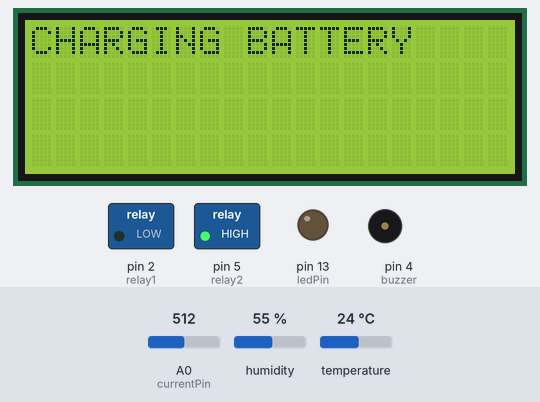
Bench run of a sketch on a simulated Arduino Uno, built with avr-gcc and run on an emulated ATmega328P. Parts: 20×4 character LCD, switched loads named in the sketch (green lamp = pin HIGH), output pins drawn as LEDs (lit = HIGH), buzzer (waves = sounding, pin HIGH). The test bench sets the inputs (shaded band); at power-on: temperature 24 °C, A0 (currentPin) = 512, humidity 55 %. What the sketch prints to the serial monitor is not drawn.

Above: at 5.3 s.
5.4 s: temperature set to 39 °C
7.5 s: temperature set to 42 °C
At 8.9 s:
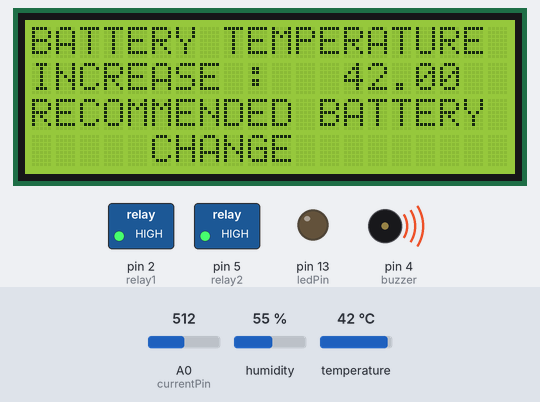
10.1 s: temperature set to 12 °C
At 11.8 s:
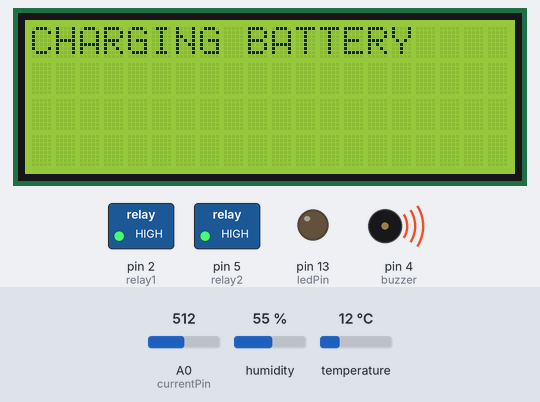
12.1 s: A0 (currentPin) set to 501
At 13.2 s:
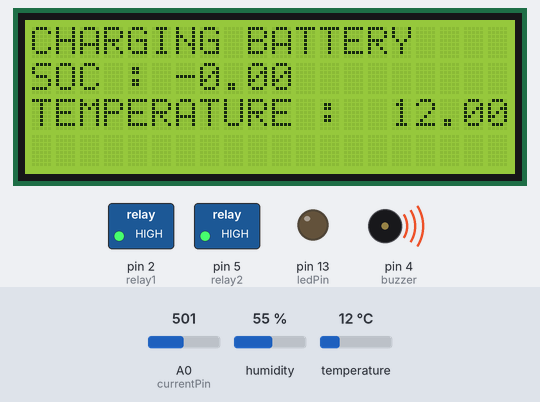
14.3 s: A0 (currentPin) set to 306
At 16.0 s:
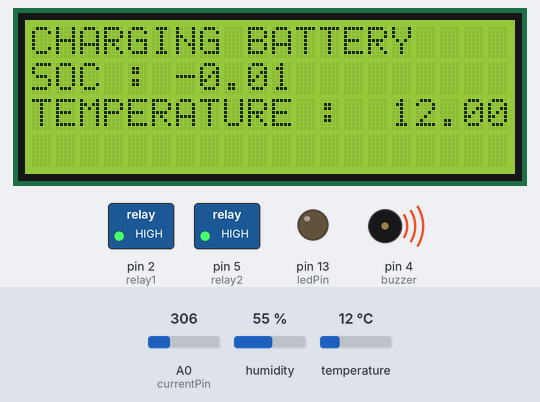
19.5 s: A0 (currentPin) set to 80
At 22.4 s:
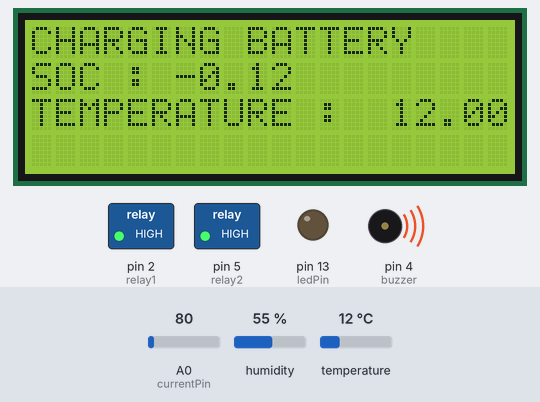
Timing chart, 0 to 22.7 s (numbered marks = the images above; inputs shaded):
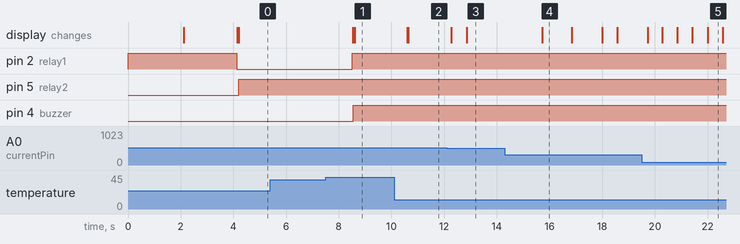

The sketch:

soc_R5_final.ino
```cpp
#include <Wire.h>
#include <LiquidCrystal_I2C.h>
#include "DHT.h"
#define DHTPIN 3
#define DHTTYPE DHT11
#include <SoftwareSerial.h>
SoftwareSerial espSerial(6, 7);
const int buzzer = 4;
DHT dht(DHTPIN, DHTTYPE);
LiquidCrystal_I2C lcd(0x27,20,4);

// voltage sensor input "ANALOG_IN_PIN" A1
// current sensor input "currentPin" A0
// buzzer "buzzer" 4
// (on/off relay, VOC)"relay1" 2
// (charging relay) "relay2" 5
// temperature sensor "DHTPIN" 3

//Current sensor variables
const int currentPin = A0;
int sensitivity = 100;
int adcValue= 0;
int offsetVoltage = 2500;
double adcVoltage = 0;
double currentValue = 0;
String charge_state = "";

// voltage sensor variables
#define ANALOG_IN_PIN A1
#define relay1 2
#define relay2 5
float adc_voltage = 0.0000000;
float in_voltage = 0.0000000;
float R1 = 30000.0000000;
float R2 = 7500.000000;
float ref_voltage = 5.0000000;
int adc_value = 0;
int present_state = 0;
int pev_state = 0;
int charge1 = 0;
unsigned long start_charge;
unsigned long current_charge;


//Current sensor variables
unsigned int x=0;
float AcsValue=0.0,Samples=0.0,AvgAcs=0.0,AcsValueF=0.0;

unsigned long charge_current_millis;
unsigned long charge_start_millis;
unsigned long discharge_start_millis;  //some global variables available anywhere in the program
unsigned long discharge_current_millis;
const int period = 1000 ;  //the value is a number of milliseconds
const byte ledPin = 13;    //using the built in LED
float current = 0.50000000;
unsigned long c_current = 0.500000;
float totalCoulumbs = 0.0000000;
float soc = 0.0;
float ocv = 0;
float mocv=0;


int measure_voltage(){
  adc_value = analogRead(ANALOG_IN_PIN);
  adc_voltage  = (adc_value * ref_voltage) / 1024.0;
  in_voltage = adc_voltage / (R2/(R1+R2));
}

int measure_Current(){
  adcValue = analogRead(currentPin);
  adcVoltage = adcValue*5/1023.0;
  currentValue = (adcVoltage-2.5)/0.100;
}


float open_circuit_voltage(){
  lcd.init();
  digitalWrite(relay1, HIGH);
  digitalWrite(relay2, LOW);
  measure_voltage();
  delay(2000);
  mocv = in_voltage;
  Serial.println("open circuit voltage :");
  Serial.println(mocv);
  if (mocv > 3.71 && mocv < 4.2){
    if (mocv > 3.72){
      mocv = 3.71;
    }
    soc = 100;
  }
  else if((mocv <= 3.700) && (mocv >= 3.650)){
    soc = 90.0;
  }
  else if((mocv <= 3.649) && (mocv >= 3.600)){
    soc = 90.0;
  }
  else if((mocv <= 3.590) && (mocv >= 3.570)){
    soc = 85.0;
  }
  else if((mocv <= 3.569) && (mocv >= 3.530)){
    soc = 80;
  }
  else if((mocv <= 3.529) && (mocv >= 3.500)){
    soc = 70;
  }
  else if((mocv <= 3.549) && (mocv >= 3.470)){
    soc = 60;
  }
  else if((mocv <= 3.469) && (mocv >= 3.450)){
    soc = 50;
  }
  else if((mocv <= 3.449) && (mocv >= 3.420)){
    soc = 40;
  }
  else if((mocv <= 3.419) && (mocv >= 3.400)){
    soc = 30;
  }
  else if((mocv <= 3.399) && (mocv >= 3.380)){
    soc = 20;
  }
  else if((mocv <= 3.379) && (mocv >= 3.300)){
    soc = 15;
  }
  else if((mocv <= 3.290) && (mocv >= 3.200)){
    soc = 10;
  }
  else if((mocv <= 3.190) && (mocv >= 3.100)){
    soc = 5;
  }
  else if((mocv <= 3.090) && (mocv >= 3.00)){
    soc = 2;
  }
  else if((mocv <= 2.29) && (mocv >= 1)){
    soc = 0;
  }
  else{
    soc = 0.0001;
    Serial.print("failed to get SOC");
  }
  lcd.backlight();
  lcd.setCursor(6,0);
  lcd.print("STARTING");
  lcd.setCursor(3,1);
  lcd.print("VOC MEASUREMENT");
  lcd.setCursor(0,2);
  lcd.print("OPEN CIRCUIT VOLTAGE");
  lcd.setCursor(4,3);
  lcd.print("VOC :");
  lcd.setCursor(10,3);
  lcd.print(mocv);
  if (soc>=40){
    charge_state = "start_discharge";
  }
  else if(soc<40){
    charge_state = "start_charge";
  }
}


void setup() {
  espSerial.begin(115200);
  pinMode(buzzer, OUTPUT);
  dht.begin();
  Serial.begin(115200);
  pinMode(relay1, OUTPUT);
  pinMode(relay2, OUTPUT);
  digitalWrite(relay1, HIGH);
  digitalWrite(relay2, LOW);
  open_circuit_voltage();
  delay(2000);
  digitalWrite(relay1, LOW);  //start Serial in case we need to print debugging info
  pinMode(ledPin, OUTPUT);
  lcd.clear();

}

void loop() {
    //get the current "time" (actually the number of milliseconds since the program started)
  if(charge_state == "start_discharge"){
    discharge_current_millis = millis();
    charge_state = "discharging";
  }
  else if(charge_state == "start_charge"){
    charge_current_millis = millis();
    charge_state = "charging";
  }
  float temperature = dht.readTemperature();
  delay(20);
  if ( soc != 0.001 && temperature < 40 && charge_state == "discharging")  //test whether the period has elapsed
    {
      digitalWrite(relay1,LOW);
      digitalWrite(relay2,LOW);
      measure_Current();
      espSerial.println("suresh");
      Serial.println("Measured current : ");
      Serial.print(currentValue);
      if(currentValue < 0.1){
        currentValue = 0;
      }
      present_state = 0;
      if (present_state != pev_state){
        lcd.clear();
        delay(20);
      }
      digitalWrite(buzzer, LOW);
      lcd.setCursor(0,2);
      lcd.print("CURRENT(A) :");
      lcd.setCursor(13,2);
      lcd.print(currentValue,2);
      totalCoulumbs = totalCoulumbs +(currentValue);
      soc = soc -((totalCoulumbs/3600.0)/3);
      lcd.setCursor(11,3);
      lcd.print("DISCHARGE");
      lcd.setCursor(0,0);
      lcd.print("COLUMBS:");
      lcd.setCursor(8,0);
      lcd.print(totalCoulumbs,0);
      lcd.setCursor(0,3);
      lcd.print("SOC :");
      lcd.setCursor(5,3);
      lcd.print(soc,1);
      lcd.setCursor(14,0);
      lcd.print(temperature,1);
      lcd.setCursor(19,0);
      lcd.print("C");
      lcd.setCursor(0,1);
      lcd.print("CONSUMED Ah :");
      lcd.setCursor(14,1);
      lcd.print(totalCoulumbs/3600.0);
      pev_state = 0;
      if (soc <= 40){
        charge_current_millis = millis();
        charge_start_millis = 0;
        charge_state = "charging";
      }
      discharge_current_millis = discharge_start_millis;
      delay(500);
    }
    else if (soc == 0.001 && temperature <40) {
      present_state = 1;
      if (present_state != pev_state){
        lcd.clear();
        delay(20);
      }
      lcd.setCursor(3,0);
      lcd.print("KINDLY CONNECT ");
      lcd.setCursor(4,1);
      lcd.print("BATTERY AND");
      lcd.setCursor(3,2);
      lcd.print("RESTART SYSTEM");
      adc_value = analogRead(ANALOG_IN_PIN);
      adc_voltage  = (adc_value * ref_voltage) / 1024.0;
      in_voltage = adc_voltage / (R2/(R1+R2));
      mocv = in_voltage;
      lcd.setCursor(3,3);
      lcd.print("VOC :");
      lcd.setCursor(10,3);
      lcd.print(mocv);
      if (mocv < 3.9 && mocv > 3){
        setup();
      }
      pev_state = 1;
    }
    else if(temperature > 40){
      present_state = 2;
      digitalWrite(relay1,HIGH);
      digitalWrite(relay2,HIGH);
      if (present_state != pev_state){
        lcd.clear();
        delay(20);
      }
      digitalWrite(buzzer, HIGH);
      lcd.setCursor(0,0);
      lcd.print("BATTERY TEMPERATURE");
      lcd.setCursor(0,1);
      lcd.print("INCREASE : ");
      lcd.setCursor(13,1);
      lcd.print(temperature);
      lcd.setCursor(0,2);
      lcd.print("RECOMMENDED BATTERY");
      lcd.setCursor(4,3);
      lcd.print(" CHANGE ");
      pev_state = 2;
   }
   else if(charge_state == "charging" && temperature < 40){
      present_state = 3;
      charge_state = "charging";
      if (present_state != pev_state){
        lcd.clear();
        delay(20);
      }
      lcd.setCursor(0,0);
      lcd.print("CHARGING BATTERY");
      digitalWrite(relay2,HIGH);
      if (charge_state == "charging"){
          measure_Current();
          if (currentValue < 0){
            if(-currentValue < 0.199){
              currentValue = 0;
            }
            totalCoulumbs = totalCoulumbs -(-currentValue);
            soc = soc+((totalCoulumbs/3600.0)/3);
            float temperature = dht.readTemperature();
            lcd.setCursor(0,1);
            lcd.print("SOC :");
            lcd.setCursor(6,1);
            lcd.print(soc);
            lcd.setCursor(0,2);
            lcd.print("TEMPERATURE :");
            lcd.setCursor(15,2);
            lcd.print(temperature);
            discharge_start_millis = discharge_current_millis;
            if(soc > 90){
              charge_state = "discharging";
              totalCoulumbs = 0;
              digitalWrite(relay2,LOW);
              charge_current_millis = millis();
              charge_start_millis = 0;
            }
          }
        }
      pev_state = 3;
      delay(500);
   }
}
```

Measured:
- the behaviour switches between 40 and 41 °C on temperature (found by bisection; images 0 and 1)
- the behaviour switches between 512 and 511 on A0 (currentPin) (found by bisection; images 2 and 3)
- after the input at 5.4 s, every drawn part: stays the same
- after the input at 7.5 s, pin 2 (relay1), pin 4 (buzzer): LOW → HIGH after 1.0 s; the display: first changes after 1.0 s (image 1 shows a later state)
- after the input at 10.1 s, the display: first changes after 0.51 s (image 2 shows a later state)
- after the input at 12.1 s, the display: first changes after 0.18 s (image 3 shows a later state)
- after the input at 14.3 s, the display: changes after 1.4 s (image 4)
- what the display in image 5 shows lasts 0.6 s, from 22.0 s to 22.6 s
